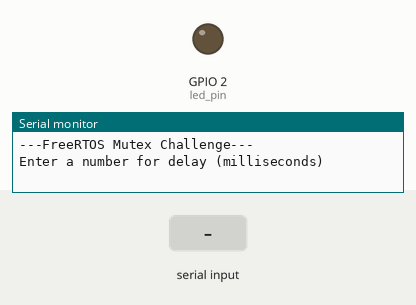
This program was run on a simulated ESP32. On the bench: output pins drawn as LEDs (lit = HIGH), the last lines printed to the serial monitor. Dashed ring = blinking. The inputs (shaded band) are chosen by the test bench.

Above: at 1.8 s.
1.9 s: "90,45\n" received over Serial
At 6.8 s:
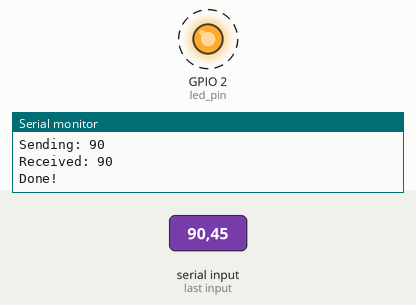
Timing chart, 0 to 10.9 s (numbered marks = the images above; inputs shaded):
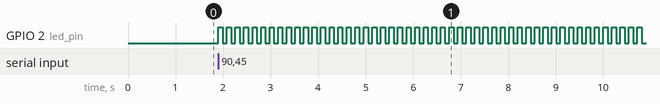

Measured:
- after the input at 1.9 s, GPIO 2 (led_pin): alternates HIGH for 0.09 s and LOW for 0.09 s, starting at once

The program:

main.cpp
```cpp
/*
  Introduction to RTOS Part 6 - Mutex challenge by Shawn Hymel
  URL: https://www.youtube.com/watch?v=I55auRpbiTs&list=PLEBQazB0HUyQ4hAPU1cJED6t3DU0h34bz&index=6

  Efraim Manurung, 6th August 2024
  Version 1.0

  Concepts from URL: https://www.digikey.nl/en/maker/projects/introduction-to-rtos-solution-to-part-6-freertos-mutex-example/c6e3581aa2204f1380e83a9b4c3807a6

  Race condition concepts:
  A mutex (short for MUTual EXclusion) is a flag or lock used to allow only one thread
  to access a section of code at a time. It blocks (or locks out) all other threads from accessing
  the code or resource. This ensures that anything executed in that critical section is thread-safe
  and information will not be corrupted by other threads.

  Example:
  A mutex is like a single key sitting in a basket at a coffee shop. The key can be used to unlock
  a shared public restroom.

  A person takes the key when they wish to use the shared resource (restroom) and returns it when
  they are done. While they are in the restroom, no one else may enter. Other people (analogous to threads)
  must wait for the key. When it is returned, another person may take the key to to use the restroom.

  Without such a locking mechanism, we are liable to end up with a race condition in our code
  as multiple threads attempt to read and modify a common resource (such as global variable, serial port, etc.).

  To eliminate the race condition, we need some kind of locking mechanism to prevent more than one thread
  from executing the read-modify-write sequence at a time.

  We can use a mutex to help, as it allows mutual exclusion of thread execution in a critical selection.
  In an RTOS, a mutex is simply a global (or shared) binary value that can be accessed atomically. That means if a
  thread takes the mutex, it can read and decrement the value without being interrupted by other threads.
  Giving the mutex (incrementing the value by one) is also atomic.

  What makes mutexes work, much like queues, is that a thread is force to wait if a mutex is not available.
  If a thread sees that a mutex cannot be taken, it enters into the block state or it can do some other work before
  checking the mutex again.

  Challenge:
  Starting with the code given below, modify it to protect the task parameter (delay_arg) with a mutex.
  With the mutex in place, the task should be able to read the parameter (parameters) into the local variable (num)
  before the calling function’s stack memory goes out of scope (the value given by delay_arg).

  When you run the code above as-is, you should see that regardless of what you enter for the number, the task
  will always read 0. That's because the local variable (delay_arg) goes out of scope before the task can read the
  value given by the parameters pointer.

  After adding a mutex, the task should be able to read the parameters variable before the memory location goes
  out of scope. This is what you should see in the Serial terminal if you did it right.
*/

#include <Arduino.h>

// Use only core 1 for demo purposes
#if CONFIG_FREERTOS_UNICORE
  static const BaseType_t app_cpu = 0;
#else
  static const BaseType_t app_cpu = 1;
#endif

// Pins
static const int led_pin = LED_BUILTIN;

// Globals
// The first is to create a global mutex handle at the top.
static SemaphoreHandle_t mutex;

//*************************************************************************************************
// Tasks

// Blink LED based on rate passed by parameter
void blinkLED(void *parameters) {

  // Copy the parameters into a local variable
  int num = *(int *)parameters;

  // Release the mutex so that the creating function can finish
  // In this task function, we "give" the mutex back just after copying in the value from the parameters pointer.
  xSemaphoreGive(mutex);

  // Print the parameter
  Serial.print("Received: ");
  Serial.println(num);

  // Configure the LED pin
  pinMode(led_pin, OUTPUT);

  // Blink forever and ever
  while (1) {
    digitalWrite(led_pin, HIGH);
    vTaskDelay(num / portTICK_PERIOD_MS);
    digitalWrite(led_pin, LOW);
    vTaskDelay(num / portTICK_PERIOD_MS);
  }
}

//*************************************************************************************************
// Main (runs as its own task with priority 1 on core 1)

void setup() {

  long int delay_arg;

  // Configure Serial
  Serial.begin(115200);

  // Wait a moment to start (so we don't miss Serial output)
  vTaskDelay(1000 / portTICK_PERIOD_MS);
  Serial.println();
  Serial.println("---FreeRTOS Mutex Challenge---");
  Serial.println("Enter a number for delay (milliseconds)");

  // Wait for input from serial
  while (Serial.available() <= 0);

  // Read integer value
  delay_arg = Serial.parseInt();
  Serial.print("Sending: ");
  Serial.println(delay_arg);

  // Because a mutex will initialize at 1, it means we need to "take" the mutex in our setup code,
  // which we do just after creating it (before we start the task).
  // Create mutex before starting tasks
  mutex = xSemaphoreCreateMutex();

  // Take the mutex
  xSemaphoreTake(mutex, portMAX_DELAY);

  // Start task 1
  xTaskCreatePinnedToCore(blinkLED,
                          "Blink LED",
                          1024,
                          (void *)&delay_arg,
                          1,
                          NULL,
                          app_cpu);

  // After we start the task, we block the "setup and loop" task until the mutex is given back (which is done in the task).
  // We do this by trying to "take" the mutex and delaying (blocking) for the maximum amount of time.
  // Do nothing until mutex has been returned (maximum delay)
  xSemaphoreTake(mutex, portMAX_DELAY);

  // Show that we accomplished our task of passing the stack-based argument
  Serial.println("Done!");
}

void loop() {

  // Do nothing but allow yielding to lower-priority tasks
  vTaskDelay(1000 / portTICK_PERIOD_MS);
}
```
